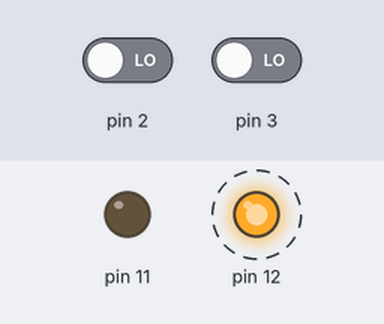
Recording of a sketch running on a simulated Arduino Uno, built with avr-gcc and run on an emulated ATmega328P. Parts: output pins drawn as LEDs (lit = HIGH). Dashed ring = blinking. Inputs (shaded band) come from the test bench; at power-on: pin 2 LOW, pin 3 LOW. What the sketch prints to the serial monitor is not drawn.

Above: at 1.25 s.
1.3 s: pin 2 driven HIGH
Timing chart, 0 to 10.3 s (numbered marks = the images above; inputs shaded):
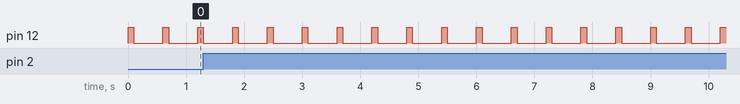

Measured:
- by itself, pin 12: alternates HIGH for 0.10 s and LOW for 0.50 s

The sketch:

w5s2p1.ino
```cpp
#include <avr/io.h>
#include <avr/interrupt.h>


// Masks for pins 12 and 11
#define PIN12MASK   0b00010000
#define PIN11MASK   0b00001000

static volatile char flashWhich=1;
static volatile char buttonVal=1;


void sendData(const char data)
{
  // Poll UDRE bit in UCSR0A until it is 1
  // Send data
  while ((UCSR0A & 0b00100000) == 0);

  UDR0 = data;
  //Serial.println(UDR0);

}

char recvData()
{
  // If RXC0 bit is 0, return 0
  // Otherwise return contents of UDR0 - '0'
  if ((UCSR0A & 0b10000000) ==0){
    //Serial.println("hello");
    return 0;
  }
  else{
    char data = UDR0;
    //Serial.println(data);
    return data - '0';
  }
//  while ((UCSR0A & 0b10000000) ==0);
//  char data = UDR0;
//  Serial.println(data);
//  return data - '0';
}

void setupSerial()
{
  // Set up for 115200 8N1 for testing with Serial Monitor
  // Change to 115200 7E1 when communicating with another
  // Arduino
  UBRR0L = 103;
  UBRR0H = 0;
  //UCSR0C = 0b00000110;
  UCSR0C = 0b00100100; //9600 7E1
  UCSR0A = 0;
}

void startSerial()
{
  // Start the transmitter and receiver, but disable
  // all interrupts.
  UCSR0B = 0b00011000;
}

// Enable external interrupts 0 and 1
void setupEINT()
{
  // Configure INT0 and INT1 for rising edge triggered.
  // Remember to enable INT0 and INT1 interrupts.
  EICRA |= 0b00001111;
  EIMSK |= 0b00000011;
}

// ISRs for external interrupts
ISR(INT0_vect)
{
  buttonVal=1;
  sendData('0'+buttonVal);
}

ISR(INT1_vect)
{
  buttonVal=2;
  sendData('0'+buttonVal);
}

// Red is on pin 12
void flashRed()
{
    PORTB |= PIN12MASK;
    delay(100);
    PORTB &= ~PIN12MASK;
    delay(500);
}

// Green is on pin 11
void flashGreen()
{
    PORTB |= PIN11MASK;
    delay(100);
    PORTB &= ~PIN11MASK;
    delay(500);
}

void setup() {

  cli();
  // put your setup code here, to run once:

  DDRB |= (PIN11MASK | PIN12MASK);
  setupEINT();
  setupSerial();
  startSerial();
  sei();
  //Serial.begin(9600);
}

void loop() {
  // put your main code here, to run repeatedly:

  char data = recvData();
  //Serial.println(data);
  if(data != 0)
    flashWhich = data;

  if(flashWhich == 1)
    flashRed();
  else
    flashGreen();
}
```
